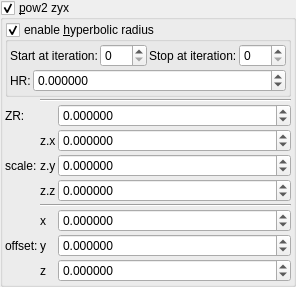
    <widget class="MyGroupBox" name="groupCheck_transf_function_enabled_false">
     <property name="title">
      <string>&amp;pow2 zyx</string>
     </property>
     <property name="checkable">
      <bool>true</bool>
     </property>
     <layout class="QVBoxLayout" name="verticalLayout_14" stretch="0,0">
      <property name="spacing">
       <number>2</number>
      </property>
      <property name="leftMargin">
       <number>2</number>
      </property>
      <property name="topMargin">
       <number>2</number>
      </property>
      <property name="rightMargin">
       <number>2</number>
      </property>
      <property name="bottomMargin">
       <number>2</number>
      </property>
      <item>
       <widget class="MyGroupBox" name="groupCheck_transf_function_enabledT_false">
        <property name="title">
         <string>enable &amp;hyperbolic radius</string>
        </property>
        <property name="checkable">
         <bool>true</bool>
        </property>
        <layout class="QVBoxLayout" name="verticalLayout_16" stretch="0,0">
         <property name="spacing">
          <number>2</number>
         </property>
         <property name="leftMargin">
          <number>2</number>
         </property>
         <property name="topMargin">
          <number>2</number>
         </property>
         <property name="rightMargin">
          <number>2</number>
         </property>
         <property name="bottomMargin">
          <number>2</number>
         </property>
         <item>
          <layout class="QGridLayout" name="gridLayout_84">
           <property name="spacing">
            <number>2</number>
           </property>
           <item row="3" column="0">
            <widget class="QLabel" name="label_76">
             <property name="text">
              <string>Start at iteration:</string>
             </property>
            </widget>
           </item>
           <item row="3" column="1">
            <widget class="MySpinBox" name="spinboxInt_transf_start_iterations_T">
             <property name="sizePolicy">
              <sizepolicy hsizetype="Minimum" vsizetype="Maximum">
               <horstretch>0</horstretch>
               <verstretch>0</verstretch>
              </sizepolicy>
             </property>
             <property name="minimum">
              <number>0</number>
             </property>
             <property name="maximum">
              <number>999</number>
             </property>
             <property name="value">
              <number>0</number>
             </property>
            </widget>
           </item>
           <item row="3" column="2">
            <widget class="QLabel" name="label_56">
             <property name="text">
              <string>Stop at iteration:</string>
             </property>
            </widget>
           </item>
           <item row="3" column="3">
            <widget class="MySpinBox" name="spinboxInt_transf_stop_iterationsT_1">
             <property name="sizePolicy">
              <sizepolicy hsizetype="Preferred" vsizetype="Maximum">
               <horstretch>0</horstretch>
               <verstretch>0</verstretch>
              </sizepolicy>
             </property>
             <property name="maximum">
              <number>999</number>
             </property>
            </widget>
           </item>
          </layout>
         </item>
         <item>
          <layout class="QGridLayout" name="gridLayout_32" columnstretch="0,1">
           <property name="spacing">
            <number>2</number>
           </property>
           <item row="1" column="0">
            <widget class="QLabel" name="label_101">
             <property name="text">
              <string>HR:</string>
             </property>
            </widget>
           </item>
           <item row="1" column="1">
            <widget class="MyDoubleSpinBox" name="spinbox_transf_offsetA_0">
             <property name="sizePolicy">
              <sizepolicy hsizetype="Minimum" vsizetype="Maximum">
               <horstretch>0</horstretch>
               <verstretch>0</verstretch>
              </sizepolicy>
             </property>
             <property name="prefix">
              <string/>
             </property>
             <property name="suffix">
              <string/>
             </property>
             <property name="decimals">
              <number>6</number>
             </property>
             <property name="minimum">
              <double>-99.989999999999995</double>
             </property>
             <property name="maximum">
              <double>99.989999999999995</double>
             </property>
             <property name="singleStep">
              <double>0.100000000000000</double>
             </property>
            </widget>
           </item>
          </layout>
         </item>
        </layout>
       </widget>
      </item>
      <item>
       <layout class="QGridLayout" name="gridLayout_30" columnstretch="0,0,0,1">
        <property name="spacing">
         <number>2</number>
        </property>
        <item row="5" column="2">
         <widget class="QLabel" name="label_94">
          <property name="text">
           <string notr="true">z.y</string>
          </property>
         </widget>
        </item>
        <item row="5" column="1">
         <widget class="QLabel" name="label_95">
          <property name="text">
           <string>scale:</string>
          </property>
         </widget>
        </item>
        <item row="9" column="2">
         <widget class="QLabel" name="label_116">
          <property name="text">
           <string notr="true">y</string>
          </property>
         </widget>
        </item>
        <item row="5" column="3">
         <widget class="MyDoubleSpinBox" name="spinbox3_transf_constant_multiplier_221_y">
          <property name="sizePolicy">
           <sizepolicy hsizetype="Minimum" vsizetype="Maximum">
            <horstretch>0</horstretch>
            <verstretch>0</verstretch>
           </sizepolicy>
          </property>
          <property name="prefix">
           <string/>
          </property>
          <property name="suffix">
           <string/>
          </property>
          <property name="decimals">
           <number>6</number>
          </property>
          <property name="minimum">
           <double>-99.989999999999995</double>
          </property>
          <property name="maximum">
           <double>99.989999999999995</double>
          </property>
          <property name="singleStep">
           <double>0.100000000000000</double>
          </property>
         </widget>
        </item>
        <item row="10" column="2">
         <widget class="QLabel" name="label_117">
          <property name="text">
           <string notr="true">z</string>
          </property>
         </widget>
        </item>
        <item row="4" column="2">
         <widget class="QLabel" name="label_96">
          <property name="text">
           <string notr="true">z.x</string>
          </property>
         </widget>
        </item>
        <item row="4" column="3">
         <widget class="MyDoubleSpinBox" name="spinbox3_transf_constant_multiplier_221_x">
          <property name="sizePolicy">
           <sizepolicy hsizetype="Minimum" vsizetype="Maximum">
            <horstretch>0</horstretch>
            <verstretch>0</verstretch>
           </sizepolicy>
          </property>
          <property name="prefix">
           <string/>
          </property>
          <property name="suffix">
           <string/>
          </property>
          <property name="decimals">
           <number>6</number>
          </property>
          <property name="minimum">
           <double>-99.989999999999995</double>
          </property>
          <property name="maximum">
           <double>99.989999999999995</double>
          </property>
          <property name="singleStep">
           <double>0.100000000000000</double>
          </property>
         </widget>
        </item>
        <item row="7" column="2" colspan="2">
         <widget class="Line" name="line_54">
          <property name="orientation">
           <enum>Qt::Horizontal</enum>
          </property>
         </widget>
        </item>
        <item row="6" column="2">
         <widget class="QLabel" name="label_99">
          <property name="text">
           <string notr="true">z.z</string>
          </property>
         </widget>
        </item>
        <item row="9" column="3">
         <widget class="MyDoubleSpinBox" name="spinbox3_transf_addition_constantA_000_y">
          <property name="sizePolicy">
           <sizepolicy hsizetype="Minimum" vsizetype="Maximum">
            <horstretch>0</horstretch>
            <verstretch>0</verstretch>
           </sizepolicy>
          </property>
          <property name="prefix">
           <string/>
          </property>
          <property name="suffix">
           <string/>
          </property>
          <property name="decimals">
           <number>6</number>
          </property>
          <property name="minimum">
           <double>-99.989999999999995</double>
          </property>
          <property name="maximum">
           <double>99.989999999999995</double>
          </property>
          <property name="singleStep">
           <double>0.100000000000000</double>
          </property>
         </widget>
        </item>
        <item row="8" column="3">
         <widget class="MyDoubleSpinBox" name="spinbox3_transf_addition_constantA_000_x">
          <property name="sizePolicy">
           <sizepolicy hsizetype="Minimum" vsizetype="Maximum">
            <horstretch>0</horstretch>
            <verstretch>0</verstretch>
           </sizepolicy>
          </property>
          <property name="prefix">
           <string/>
          </property>
          <property name="suffix">
           <string/>
          </property>
          <property name="decimals">
           <number>6</number>
          </property>
          <property name="minimum">
           <double>-99.989999999999995</double>
          </property>
          <property name="maximum">
           <double>99.989999999999995</double>
          </property>
          <property name="singleStep">
           <double>0.100000000000000</double>
          </property>
         </widget>
        </item>
        <item row="2" column="2" colspan="2">
         <widget class="Line" name="line">
          <property name="orientation">
           <enum>Qt::Horizontal</enum>
          </property>
         </widget>
        </item>
        <item row="8" column="2">
         <widget class="QLabel" name="label_115">
          <property name="text">
           <string notr="true">x</string>
          </property>
         </widget>
        </item>
        <item row="6" column="3">
         <widget class="MyDoubleSpinBox" name="spinbox3_transf_constant_multiplier_221_z">
          <property name="sizePolicy">
           <sizepolicy hsizetype="Minimum" vsizetype="Maximum">
            <horstretch>0</horstretch>
            <verstretch>0</verstretch>
           </sizepolicy>
          </property>
          <property name="prefix">
           <string/>
          </property>
          <property name="suffix">
           <string/>
          </property>
          <property name="decimals">
           <number>6</number>
          </property>
          <property name="minimum">
           <double>-99.989999999999995</double>
          </property>
          <property name="maximum">
           <double>99.989999999999995</double>
          </property>
          <property name="singleStep">
           <double>0.100000000000000</double>
          </property>
         </widget>
        </item>
        <item row="10" column="3">
         <widget class="MyDoubleSpinBox" name="spinbox3_transf_addition_constantA_000_z">
          <property name="sizePolicy">
           <sizepolicy hsizetype="Minimum" vsizetype="Maximum">
            <horstretch>0</horstretch>
            <verstretch>0</verstretch>
           </sizepolicy>
          </property>
          <property name="prefix">
           <string/>
          </property>
          <property name="suffix">
           <string/>
          </property>
          <property name="decimals">
           <number>6</number>
          </property>
          <property name="minimum">
           <double>-99.989999999999995</double>
          </property>
          <property name="maximum">
           <double>99.989999999999995</double>
          </property>
          <property name="singleStep">
           <double>0.100000000000000</double>
          </property>
         </widget>
        </item>
        <item row="9" column="1">
         <widget class="QLabel" name="label_256">
          <property name="text">
           <string>offset:</string>
          </property>
         </widget>
        </item>
        <item row="3" column="3">
         <widget class="MyDoubleSpinBox" name="spinbox_transf_offsetA_1">
          <property name="sizePolicy">
           <sizepolicy hsizetype="Minimum" vsizetype="Maximum">
            <horstretch>0</horstretch>
            <verstretch>0</verstretch>
           </sizepolicy>
          </property>
          <property name="prefix">
           <string/>
          </property>
          <property name="suffix">
           <string/>
          </property>
          <property name="decimals">
           <number>6</number>
          </property>
          <property name="minimum">
           <double>-99.989999999999995</double>
          </property>
          <property name="maximum">
           <double>99.989999999999995</double>
          </property>
          <property name="singleStep">
           <double>0.100000000000000</double>
          </property>
         </widget>
        </item>
        <item row="3" column="1">
         <widget class="QLabel" name="label_25">
          <property name="text">
           <string>ZR:</string>
          </property>
         </widget>
        </item>
       </layout>
      </item>
     </layout>
    </widget>
